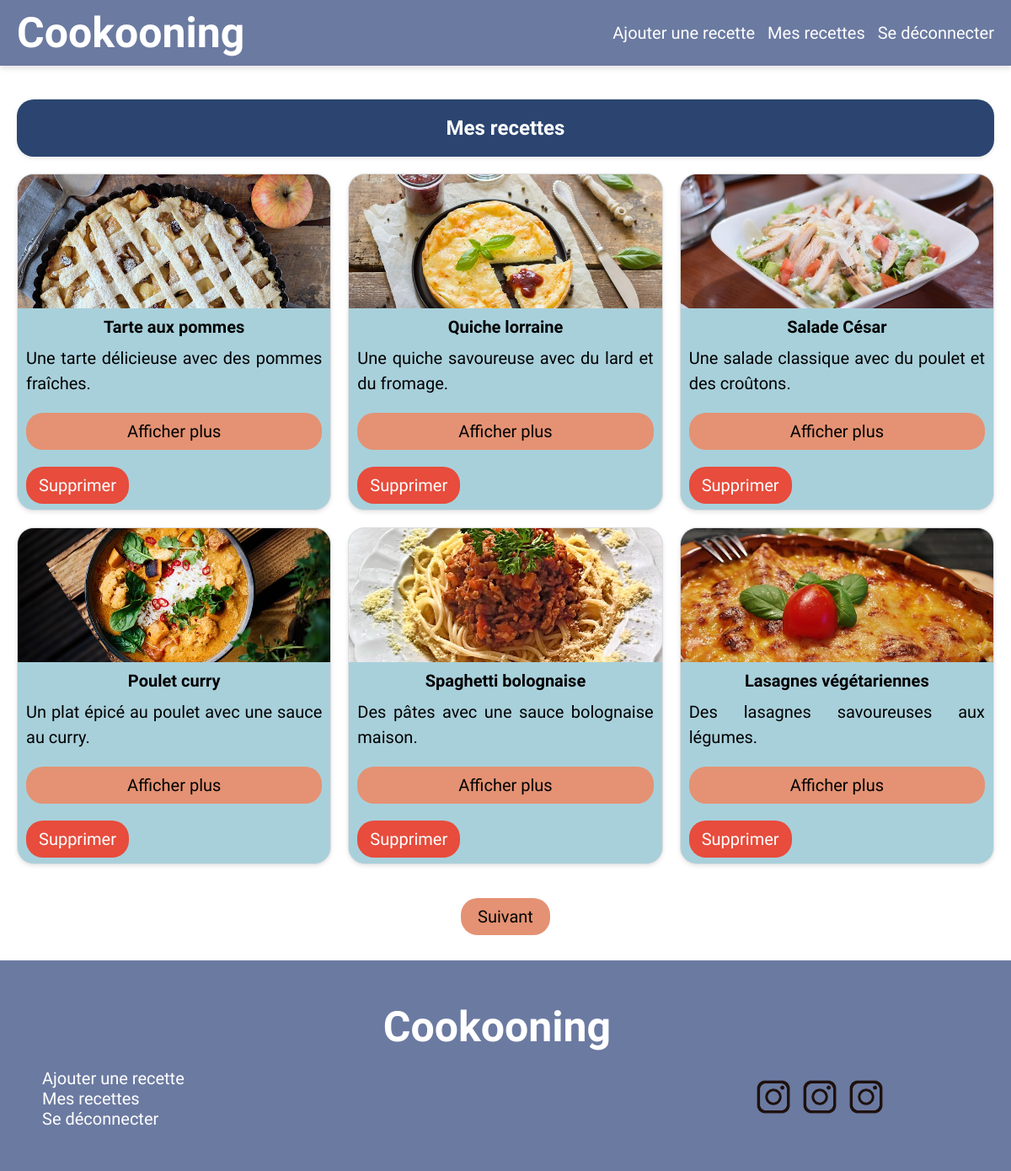
/myrecettes.php (signed in), run on the app's committed database.
### tables this page shows
CREATE TABLE `recettes` (
  `id` int(11) NOT NULL,
  `utilisateur_id` int(11) NOT NULL,
  `titre` varchar(100) NOT NULL,
  `description` text,
  `preparation` text,
  `image` varchar(255) DEFAULT NULL,
  `created_at` timestamp NOT NULL DEFAULT CURRENT_TIMESTAMP
);

### myrecettes.php (the view, shortened to what this page needs)
<?php
require_once 'elements/header.php';
require_once 'elements/db-connexion.php';
$userId = $_SESSION['user_id'];
$recipesPerPage = 6;
$currentPage = isset($_GET['page']) ? (int)$_GET['page'] : 1;
$offset = ($currentPage - 1) * $recipesPerPage;
$queryTotal = "SELECT COUNT(*) as total FROM recettes WHERE utilisateur_id = ?";
$stmt = $mysqli->prepare($queryTotal);
$stmt->bind_param("i", $userId);
$stmt->execute();
$resultTotal = $stmt->get_result();
if ($resultTotal) {
    $totalRecipes = $resultTotal->fetch_assoc()['total'];
} else {
    $totalRecipes = 0;
}
$totalPages = ceil($totalRecipes / $recipesPerPage);
$query = "SELECT * FROM recettes WHERE utilisateur_id = ? LIMIT ?, ?";
$stmt = $mysqli->prepare($query);
$stmt->bind_param("iii", $userId, $offset, $recipesPerPage);
$stmt->execute();
$result = $stmt->get_result();
$recipes = [];
while ($recipe = $result->fetch_assoc()) {
    $recipes[] = $recipe;
}
?>
<main>
    <div class="mini-title">
        <h2 class="title2">Mes recettes</h2>
    </div>
    <div class="recipes">
        <?php if (!empty($recipes)): ?>
            <?php foreach ($recipes as $recipe): ?>
                <div class="recipe">
                    <img
                        src="<?= htmlspecialchars($recipe['image'] ?? 'images/default-recipe.jpg'); ?>"
                        alt="<?= htmlspecialchars($recipe['titre'] ?? 'Recette sans titre'); ?>"
                        class="recipe-img">
                    <h3><?= htmlspecialchars($recipe['titre'] ?? 'Recette sans titre'); ?></h3>
                    <p><?= htmlspecialchars($recipe['description'] ?? 'Aucune description disponible.'); ?></p>
                    <a href="recette.php?id=<?= htmlspecialchars($recipe['id']); ?>" class="btn">Afficher plus</a>
                    <form action="myrecettes.php" method="POST" onsubmit="return confirm('Voulez-vous vraiment supprimer cette recette ?');">
                        <button type="submit" class="btn btn-delete">Supprimer</button>
                    </form>
                </div>
            <?php endforeach; ?>
        <?php else: ?>
            <p>Aucune recette trouvée.</p>
        <?php endif; ?>
    </div>
    <div class="pagination">
        <?php if ($currentPage < $totalPages): ?>
            <a href="?page=<?= $currentPage + 1; ?>" class="btn">Suivant</a>
        <?php endif; ?>
    </div>
</main>
<?php require_once 'elements/footer.php'; ?>

### elements/style.css (style rules this page uses)
* { margin: 0; padding: 0; box-sizing: border-box; font-family: 'Indie Flower', cursive; }
a { text-decoration: none; }
.mini-title { background-color: #2B4570; text-align: center; padding: 20px 0; margin: 20px auto; border-radius: 20px; box-shadow: 0 2px 5px rgba(0, 0, 0, 0.1); }
.title2 { font-size: 24px; color: #FFFFFF; margin: 0; }
main { padding: 20px; max-width: 1200px; margin: 0 auto; }
.recipes { display: grid; grid-template-columns: repeat(auto-fit, minmax(300px, 1fr)); gap: 20px; }
.recipe { display: flex; flex-direction: column; justify-content: space-between; background-color: #A8D0DB; border: 1px solid #ddd; border-radius: 20px; box-shadow: 0 2px 5px rgba(0, 0, 0, 0.1); height: 400px; overflow: hidden; transition: transform 0.3s ease, box-shadow 0.3s ease; }
.recipe img { height: 40%; object-fit: cover; width: 100%; }
.recipe h3 { font-size: 20px; color: black; margin: 10px; text-align: center; }
.recipe p { font-size: 20px; color: black; margin: 0 10px 10px; text-align: justify; line-height: 1.5; flex-grow: 1; }
.recipe a { margin: 10px; font-size: 20px; text-align: center; background-color: #E49273; color: black; text-decoration: none; padding: 10px; border-radius: 20px; transition: background-color 0.3s ease, color 0.3s ease; }
.pagination { display: flex; justify-content: center; align-items: center; gap: 50px; margin-top: 30px; }
.pagination a { display: inline-block; background-color: #E49273; color: black; text-decoration: none; padding: 10px 20px; border-radius: 20px; transition: transform 0.3s ease-in-out; }
.btn { margin: 10px auto; font-size: 20px; display: inline-block; text-align: center; background-color: #E49273; color: black; text-decoration: none; padding: 10px 20px; border-radius: 20px; transition: background-color 0.3s ease, color 0.3s ease; }
.btn-delete { background-color: #E74C3C; color: white; padding: 5px 10px; border: none; border-radius: 5px; cursor: pointer; transition: background-color 0.3s ease, transform 0.2s ease; }
.btn-delete { background-color: #E74C3C; color: #fff; padding: 10px 15px; border: none; border-radius: 20px; cursor: pointer; margin: 10px; transition: background-color 0.3s ease; }

### data on the page
recettes: image (picture), titre "Tarte aux pommes", description "Une tarte délicieuse avec des pommes fraîches."
recettes: image (picture), titre "Quiche lorraine", description "Une quiche savoureuse avec du lard et du fromage."
recettes: image (picture), titre "Salade César", description "Une salade classique avec du poulet et des croûtons."
recettes: image (picture), titre "Poulet curry", description "Un plat épicé au poulet avec une sauce au curry."
recettes: image (picture), titre "Spaghetti bolognaise", description "Des pâtes avec une sauce bolognaise maison."
recettes: image (picture), titre "Lasagnes végétariennes", description "Des lasagnes savoureuses aux légumes."
